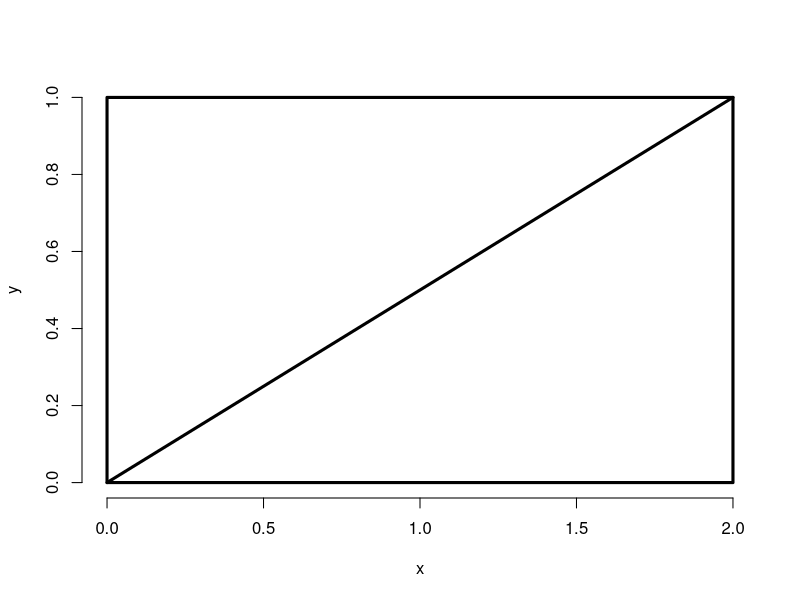
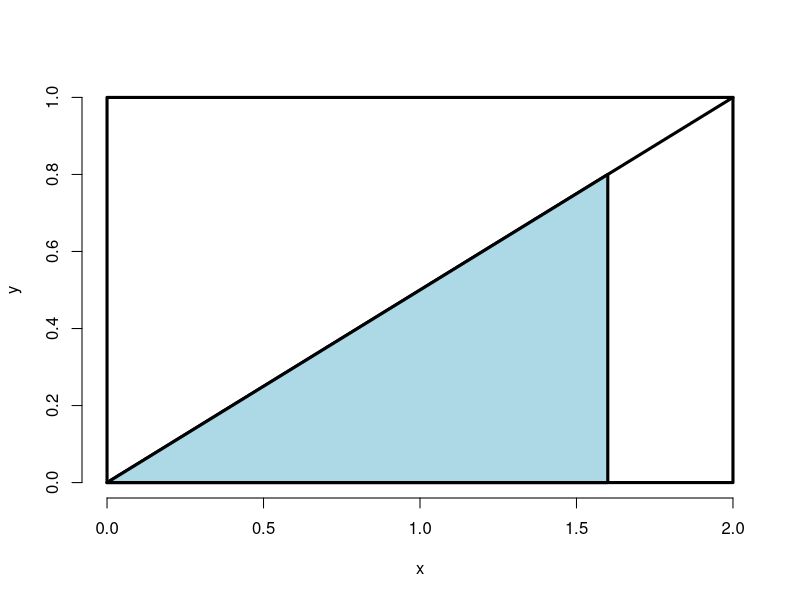

The R source for these figures, in order:
## ---- chunk 1
x <- c(0,2,2,0,0)
y <- c(0,0,1,1,0)
plot(x, y, lwd = 3, frame = FALSE, type = "l")
segments(0,0,2,1,lwd=3)
## ---- chunk 2
plot(x, y, lwd = 3, frame = FALSE, type = "l")
segments(0,0,2,1,lwd=3)
polygon(c(0,1.6,1.6,0),c(0,0,.8,0),lwd=3,col="lightblue")
mypdf <- function(x){x/2}
## ---- chunk 3
(1.6*.8)/2
## ---- chunk 4
.64
## ---- chunk 5
mypdf <- function(x){x/2}
## ---- chunk 6
integrate(mypdf, 0, 1.6)
## ---- chunk 7
sqrt(2)
